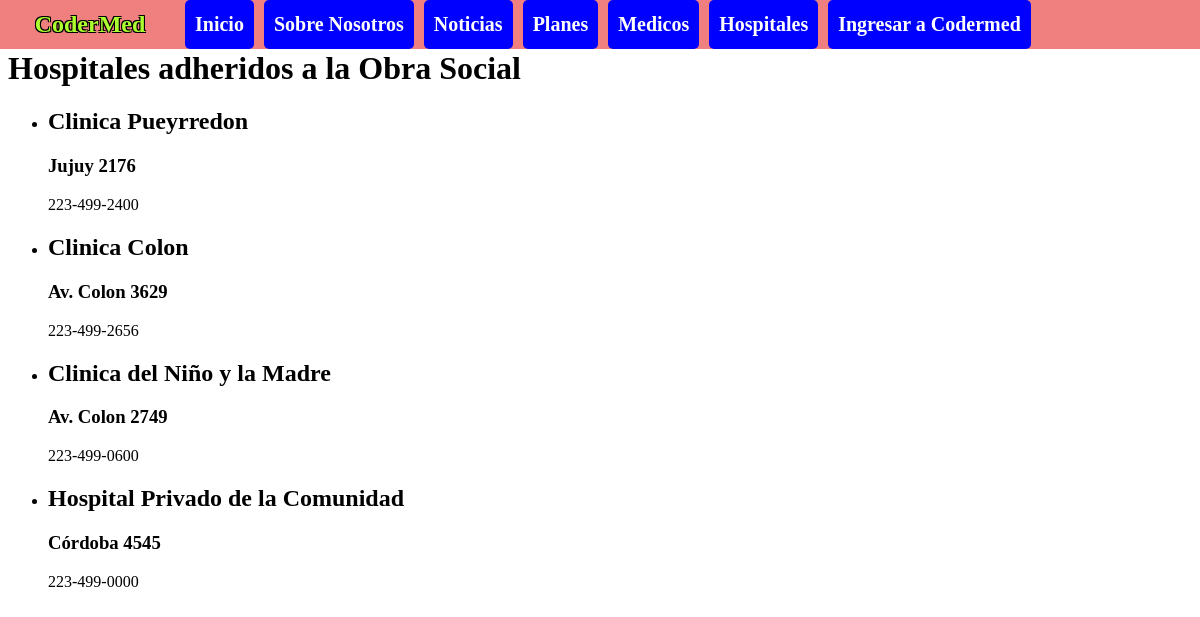
The app's page /os/hospitales/, older data.
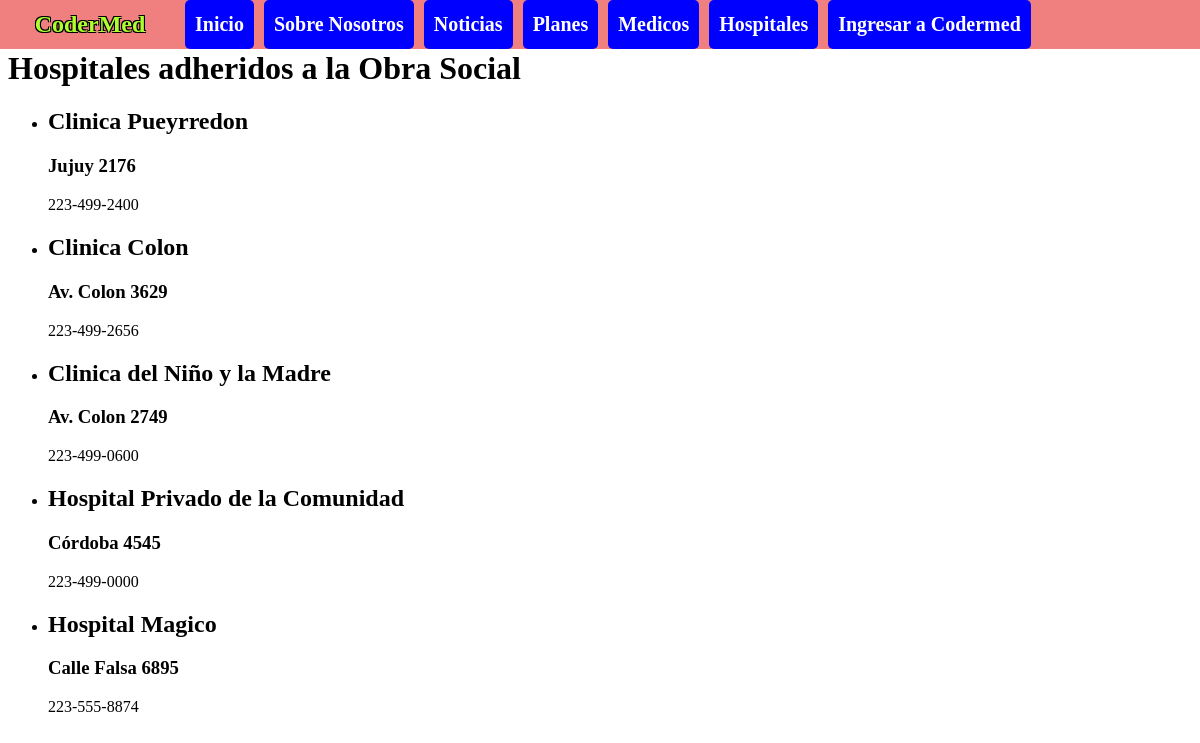
The same page, newer data.
### obra_social/models.py (models this page shows, shortened)
class Hospital(models.Model):
    nombre=models.CharField(max_length=40)
    direccion=models.CharField(max_length=100)
    telefono=models.CharField(max_length=20)

### obra_social/views.py (the view)
# urls.py: path("hospitales/",lista_hospitales, name="hospitales"),
def lista_hospitales(request):
    contexto = {
        "hospitales": Hospital.objects.all()
    }
    http_response = render(
        request=request,
        template_name='obra_social/hospitales.html',
        context=contexto
    )
    return http_response

### obra_social/templates/obra_social/hospitales.html (shortened to what this page needs)
{% extends "base.html" %}
{% block contenido %}
    <h1>Hospitales adheridos a la Obra Social</h1>
    <ul>
        {% for hospital in hospitales %}
        <li>
            <h2>{{hospital.nombre}}</h2>
            <h3>{{hospital.direccion}}</h3>
            {{hospital.telefono}}
        </li>
        {% endfor %}
    </ul>
{% endblock contenido %}

Row changes from the older to the newer data that the page shows:
added Hospital: nombre "Hospital Magico", direccion "Calle Falsa 6895", telefono "223-555-8874"
